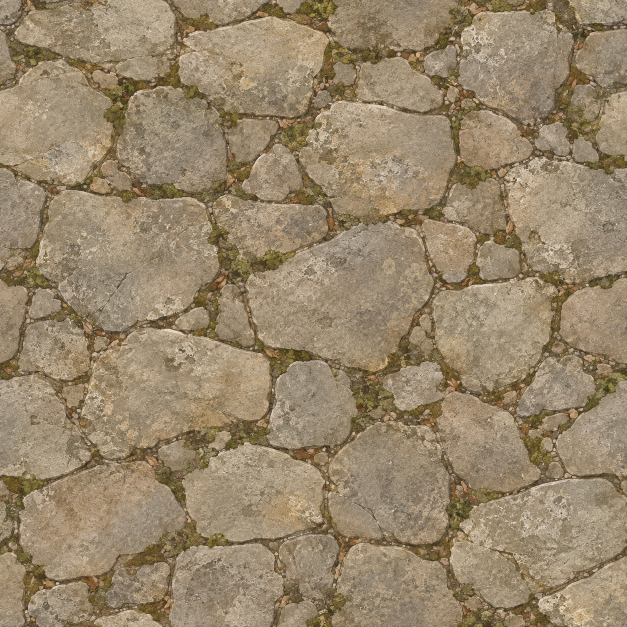
#> input picture assets/environment/garden_ground.png, 1254 x 1254 px (shown at 1/2 size)
$ python pack_sample.py
#> lines starting #> are read from the running program, lines starting #| are printed output that depends on the picture
#!/usr/bin/env python3
"""Package only the bounded frame evidence; no production atlas is generated."""
import hashlib
import json
import math
from pathlib import Path

from PIL import Image, ImageChops, ImageDraw

ROOT = Path(__file__).resolve().parents[3]
OUTPUT = ROOT / 'docs/qa/kaykit-skeleton-minion'
DIRECTIONS = ['south', 'southeast', 'east']
CLIPS = ['idle', 'walk', 'attack']
ground = Image.open(ROOT / 'assets/environment/garden_ground.png').convert('RGB')
#> ground is the input picture: PIL image 1254x1254 RGB; mean R, G, B 151.7, 133.7, 106.7
ground = ground.resize(tuple(round(x * .26) for x in ground.size), Image.Resampling.LANCZOS)
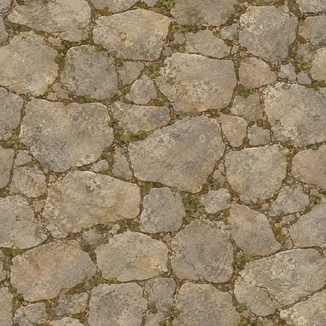
#> ground: PIL image 326x326 RGB; mean R, G, B 151.7, 133.7, 106.7
ground = ImageChops.multiply(ground, Image.new('RGB', ground.size, '#d4d7c1'))
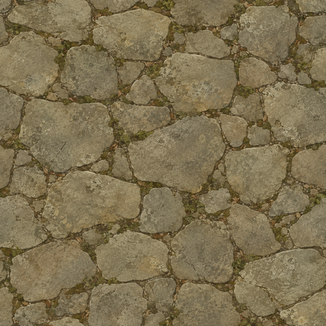
#> ground: PIL image 326x326 RGB; mean R, G, B 125.6, 112.3, 80.3


def cell(frame, size=(80, 112)):
    result = ground.crop((64, 64, 64 + size[0], 64 + size[1])).convert('RGBA')
    shadow = Image.new('RGBA', size)
    draw = ImageDraw.Draw(shadow)
    for ratio in [1, .72]:
        points = [(40 + math.cos(i * math.tau / 24) * 11.7 * ratio,
                   89 + math.sin(i * math.tau / 24) * 5.226 * ratio) for i in range(24)]
        layer = Image.new('RGBA', size)
        ImageDraw.Draw(layer).polygon(points, fill=(34, 37, 28, round(.38 * 255)))
        shadow = Image.alpha_composite(shadow, layer)
    result = Image.alpha_composite(result, shadow)
    result.alpha_composite(frame.resize((64, 96), Image.Resampling.LANCZOS), (8, 10))
    return result.convert('RGB')


reports = {}
manifest = []
for variant, folder in [('author', OUTPUT), ('head-fit', OUTPUT / 'head-fit')]:
#> (the run stopped early here; a loop or call above may not have finished)
